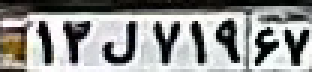
#> input picture images/313D71967_16601485374292.png, 104 x 24 px (shown 3 times larger); its folder holds only this picture in this run
$ python -i main.py   (imports and definitions only)
#> lines starting #> are read from the running program, lines starting #| are printed output that depends on the picture
import tkinter as tk
from PIL import Image, ImageTk
import os
import random
import shutil
from tkinter import messagebox
import time


directory = "images"
unknown = "unknown"
output_directory = "output_dir"

characters = {
    "A" : "الف",
    "B" : "ب",
    "C" : "ج",
    "D" : "ل",
    "E" : "م",
    "F" : "ن",
    "G" : "ق",
    "H" : "و",
    "I" : "ه",
    "J" : "ی",
    "K" : "د",
    "L" : "س",
    "M" : "ص",
    "N" : "معلول",
    "N" : "ژ",
    "O" : "ت",
    "P" : "ط",
    "Q" : "ع",
    "R" : "D",
    "S" : "S",
    "T" : "پ",
    "U" : "تشریفات",
    "V" : "ث",
    "W" : "ز",
    "X" : "ش",
    "Y" : "ف",
    "Z" : "ک",
    "_" : "گ"
}

# for i in list(characters.keys()):

def show_random_image():
    try:
        image_files = [f for f in os.listdir(directory)]
        random_image = random.choice(image_files)
        image_path = os.path.join(directory, random_image)
        image = Image.open(image_path)
#> image is the input picture: PIL image 104x24 RGBA; mean R, G, B, A 146.9, 147.5, 145.8, 255
        width = 300
        aspect_ratio = image.width / image.height
#> aspect_ratio = 4.33
        height = int(width / aspect_ratio)
#> height = 69
        image = image.resize((width, height))
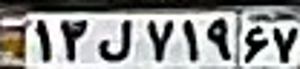
#> image: PIL image 300x69 RGBA; mean R, G, B, A 147.1, 147.6, 145.9, 255

        photo = ImageTk.PhotoImage(image)
        label.config(image=photo)
        label.image = photo
        image_name_entry.delete(0, tk.END)
        image_name_entry.insert(0, random_image)
        image_label['text'] = random_image
        en1.delete(0, tk.END)
        en2.delete(0, tk.END)
        en3.delete(0, tk.END)
        en4.delete(0, tk.END)
        for i in list(characters.keys()):
            x = random_image.split("_")[0].split(i)
            if len(x) != 1:
                # x[0] : رقم سمت چپ پلاک
                # x[1] : رقم سمت راست پلاک
                en1.insert(0, x[0])
                en2.insert(0, characters[i])
                en3.insert(0, x[1][0:3])
                en4.insert(0, x[1][-2:])
    except:
        messagebox.showerror('Error reading images', """This error is caused by two possibilities:
1. The images folder not exists.
2. There is a problem with the scanned image.

To fix the possible problem, option 2 on the skip button.""")


    # shutil.copy(image_path, new_image_path)

# [70 lines left out: functions convert, unknown_image, next, number_label, file_structure, structure, not called in this run]

def about():
    messagebox.showinfo("About US", 'Designed by ABARVISION CO for HOOPADVISION CO labels, all rights are reserved and belong to the collaboration of these two companies')

# [2 lines not run here, left out]
# [1 line that did not run here, left out]
# [1 line not run here, left out]
# [1 line that did not run here, left out]
# [5 lines not run here, left out]
# [1 line that did not run here, left out]
# [1 line that did not run here, left out]
# [4 lines not run here, left out]
# [1 line that did not run here, left out]
# [1 line that did not run here, left out]
# [1 line that did not run here, left out]
# [1 line that did not run here, left out]

# [1 line that did not run here, left out]
# [1 line that did not run here, left out]
# [1 line that did not run here, left out]
# [1 line that did not run here, left out]
# [4 lines not run here, left out]


# [1 line that did not run here, left out]
# [1 line not run here, left out]

# [1 line that did not run here, left out]
# [1 line that did not run here, left out]
# [1 line that did not run here, left out]
# [1 line that did not run here, left out]
# [1 line that did not run here, left out]

# [14 lines not run here, left out]

>>> result = show_random_image()

$ run again, on images/322I25123_16601406805170.png
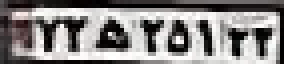
#> input picture images/322I25123_16601406805170.png, 71 x 16 px (shown 4 times larger)
#> in show_random_image, image is the input picture: PIL image 71x16 RGBA; mean R, G, B, A 135.9, 132.9, 131.9, 255
#> in show_random_image, `image = image.resize((width, height))`:
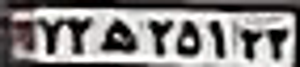
#> image: PIL image 300x67 RGBA; mean R, G, B, A 136, 133.1, 132.2, 255

$ run again, on images/317J76153_16601364906040.png
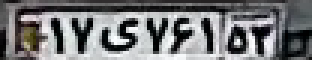
#> input picture images/317J76153_16601364906040.png, 104 x 20 px (shown 3 times larger)
#> in show_random_image, image is the input picture: PIL image 104x20 RGBA; mean R, G, B, A 117.9, 118.4, 119.8, 255
#> in show_random_image, `image = image.resize((width, height))`:
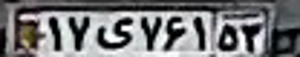
#> image: PIL image 300x57 RGBA; mean R, G, B, A 118.2, 118.6, 120, 255
